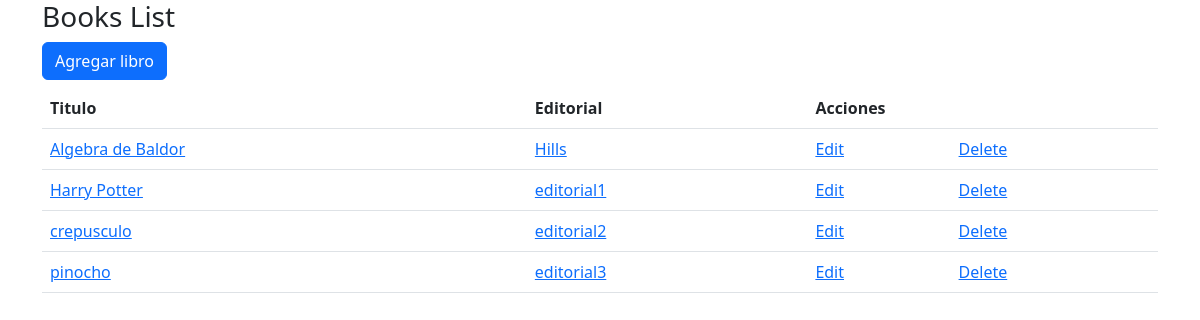
The page /books/ on the database as committed earlier.
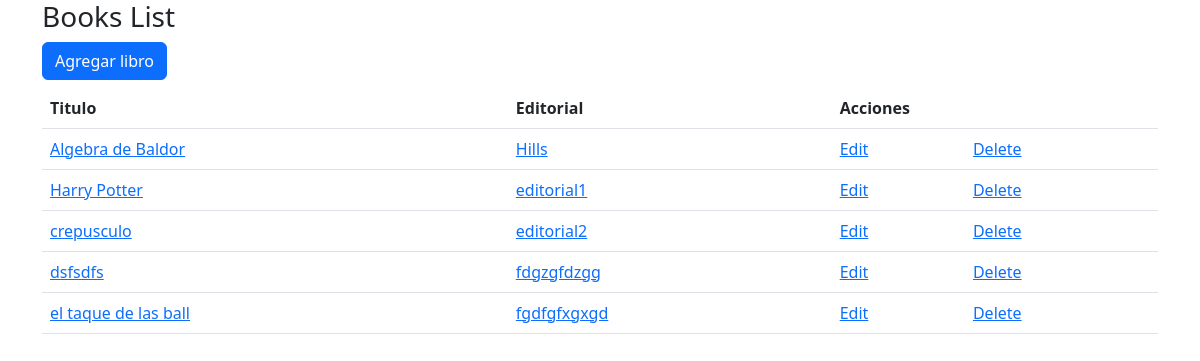
The same page on the database as committed later.
### books/models.py (models this page shows, shortened)
class Book(models.Model):
    titulo = models.CharField(max_length=20)
    editorial = models.CharField(max_length=20)
    STATUS = (
        ('a', 'Activo'),
        ('m', 'Mantenimiento'),
        ('r', 'Reservado')
    )
    state = models.CharField(max_length=1, choices=STATUS, blank=True, default='a')
    TIPOS_BOOK = [
        ('p', 'Pasta'),
        ('D', 'Digital')
    ]
    type = models.CharField(max_length=1, choices=TIPOS_BOOK, blank=True, default='P')
    class Meta:
        ordering = ["titulo"]

### books/views.py (the view)
def books_list(request):
    books = models.Book.objects.all()
    context = {'books':books}
    sweetify.info(request, 'Bienvenidos', timer=1000)
    return render(request, 'books_list.html', context)

### books/templates/books_list.html (shortened to what this page needs)
{% extends 'base.html' %}
{% block content %}
<a href="new" class="btn btn-primary mb-2">Agregar libro</a>
<table class="table">
    <thead>
        <tr>
            <th>Titulo</th>
            <th>Editorial</th>
            <th colspan="2">Acciones</th>
        </tr>
    </thead>
    <tbody>
        {% for book in books %}
        <tr>
            <td> <a href="{{book.id}}">{{book.titulo}}</a> </td>
            <td> <a href="/books/{{book.id}}">{{book.editorial}}</a> </td>
            <td> <a href="/books/{{book.id}}/edit">Edit</a> </td>
            <td> <a href="/books/{{book.id}}/delete">Delete</a> </td>
        </tr>
        {% endfor %}
    </tbody>
</table>
{% endblock %}

### books/templates/base.html (shortened to what this page needs)
{% load static %}
<!DOCTYPE html>
<html lang="en">
<head>
    <link href="https://cdn.jsdelivr.net/npm/bootstrap@5.3.0/dist/css/bootstrap.min.css" rel="stylesheet">
<body>
    <article class="container">
        <section class="jumbotron">
            <h3>Books List</h3>
        </section>
        <!-- {% load static %}
        <img src=" {%  static 'logo.png' %} " alt=""> -->
        {% block content %}{% endblock %}
    </article>
    {% load sweetify %}
</body>
</html>

Rows that differ between the two databases and show on the page:
removed Book: titulo "pinocho", editorial "editorial3"
added Book: titulo "dsfsdfs", editorial "fdgzgfdzgg"
added Book: titulo "el taque de las ball", editorial "fgdfgfxgxgd"
